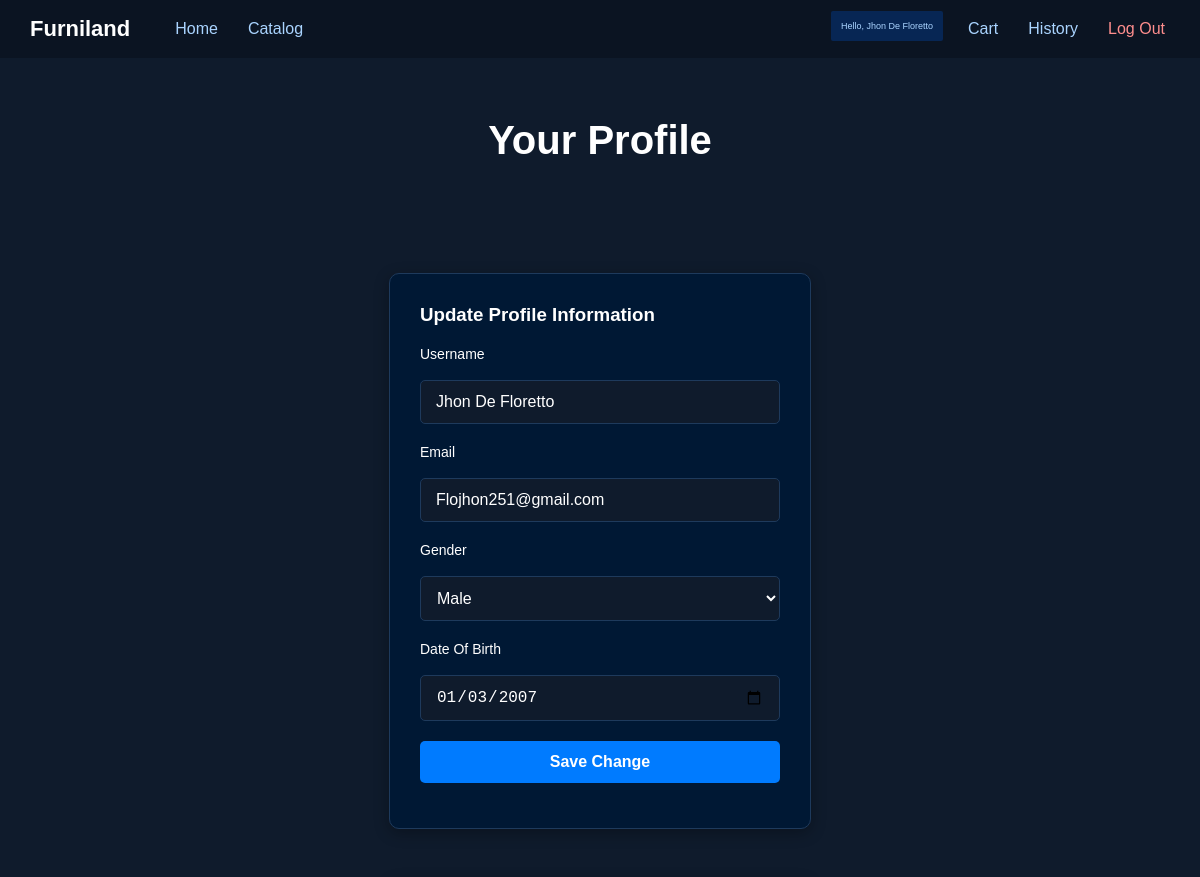
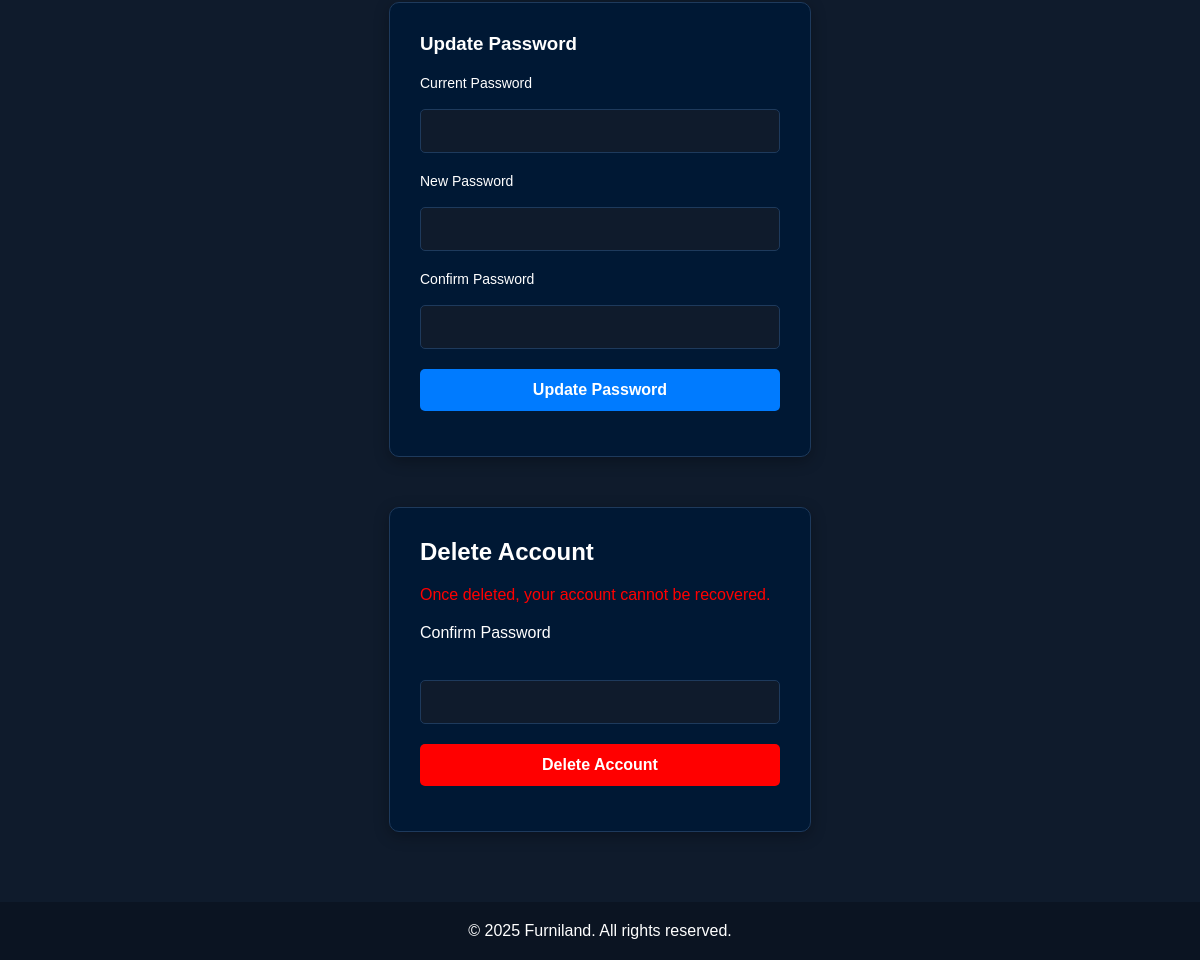
The app's page /Profile.php (signed in) with its own data (2 pictures, top to bottom).
### tables this page shows
CREATE TABLE `users` (
  `userID` int(10) NOT NULL,
  `username` varchar(20) NOT NULL,
  `email` varchar(20) NOT NULL,
  `password` varchar(255) NOT NULL,
  `gender` varchar(6) DEFAULT NULL,
  `dob` date DEFAULT NULL,
  `role` varchar(6) DEFAULT NULL
);

### Profile.php (the view, shortened to what this page needs)
<?php
include("connect.php");
$username = $_SESSION['username'];
$role = $_SESSION['role'];
$sql = "SELECT * FROM users WHERE username = '$username'";
$userResult = mysqli_query($conn, $sql);
$data = mysqli_fetch_assoc($userResult);
?>
<!DOCTYPE html>
<html lang="en">
  <head>
    <link rel="stylesheet" href="style.css" />
  </head>
  <body>
    <nav class="navbar">
      <div class="nav-kolom-left">
        <div class="nav-left">Furniland</div>
        <ul class="nav-menu">
          <?php if($role == "admin"): ?>
          <li><a href="Home.php" class="biru">Dashboard</a></li>
          <?php else: ?>
          <li><a href="Home.php" class="biru">Home</a></li>
          <li><a href="ProductCatalog.php" class="biru">Catalog</a></li>
          <?php endif; ?>
        </ul>
      </div>
      <div class="nav-right">
        <p>
          <a href="Profile.php" class="Hello-User">
            Hello, <?php echo htmlspecialchars($username); ?>
          </a>
        </p>
        <?php if($role == "member"): ?>
        <a href="Cart.php" class="biru">Cart</a>
        <a href="History.php" class="biru">History</a>
        <?php endif; ?>
        <a href="logout.php" class="merah">Log Out</a>
      </div>
    </nav>
    <header class="header">
      <h1>Your Profile</h1>
    </header>
    <main class="Update">
      <section class="Update-Profile-Information">
        <form class="Form" id="Form-Update-Profile" action="Profile.php" method="post">
          <div class="isi">
            <h3>Update Profile Information</h3>
          </div>
          <div class="isi">
            <div class="form-section">
              <p>Username</p>
              <input type="text" name="Username" id="IdUsername" value="<?php echo htmlspecialchars($data['username']); ?>" />
            </div>
            <div class="form-section">
              <p>Email</p>
               <input type="email" name="Email" id="IdEmail" value="<?php echo htmlspecialchars($data['email']); ?>"  />
            </div>
            <div class="form-section">
              <p>Gender</p>
               <select name="gender" id="idgender">
                <option value="Male" <?php if($data['gender'] == 'Male') echo 'selected'; ?>>Male</option>
              </select>
            </div>
            <div class="form-section">
              <p>Date Of Birth</p>
               <input type="date" name="DOB" id="IdDOB" value="<?php echo $data['dob']; ?>" required />
            </div>
            <div class="form-section">
              <button type="submit" name="btnUpdateProfile">Save Change</button>
            </div>
          </div>
        </form>
      </section>
      <section class="Update-Password">
         <form class="Form" id="Form-Update-Password" action="Profile.php" method="post">
          <div class="isi">
            <h3>Update Password</h3>
          </div>
          <div class="isi">
            <div class="form-section">
              <p>Current Password</p>
              <input type="password" name="Cpassword" id="IdCpassword" />
            </div>
            <div class="form-section">
              <p>New Password</p>
              <input type="password" name="Npassoword" id="IdNpassoword" />
            </div>
            <div class="form-section">
              <p>Confirm Password</p>
              <input type="password" name="Conpassword" id="IdConpassword" />
            </div>
            <div class="form-section">
              <button type="submit">Update Password</button>
            </div>
          </div>
        </form>
      </section>
      <section class="delete-account">
        <form class="Form" method="post" action="Profile.php">
          <h2>Delete Account</h2>
          <p class="warning-text">Once deleted, your account cannot be recovered.</p>
          <div class="form-section">
            <label for="confirm-password">Confirm Password</label><br />
            <input type="password" id="confirm-password" name="password" required />
          </div>
          <div class="form-section">
            <button type="submit" name="btnDelete" class="delete-btn-merah">Delete Account</button>
          </div>
        </form>
      </section>
    </main>
    <footer class="footer">
      <p>© 2025 Furniland. All rights reserved.</p>
    </footer>
  </body>
</html>

### Style.css (style rules this page uses)
* { padding: 0px; margin: 0px; }
body { margin: 0; background-color: #0f1b2c; font-family: Arial, sans-serif; color: #fff; padding: 0; min-height: 100vh; display: flex; flex-direction: column; gap: 20px; }
main { flex: 1; }
.navbar { display: flex; justify-content: space-between; align-items: center; background-color: #0b1422; padding: 15px 30px; }
.nav-left { font-size: 22px; font-weight: bold; color: white; }
.nav-right { display: flex; flex-direction: row; gap: 20px; }
.nav-kolom-left { display: flex; flex-direction: row; gap: 10px; justify-content: space-between; align-items: center; gap: 40px; }
.nav-menu { list-style: none; display: flex; gap: 20px; }
.nav-menu a { color: #aad4ff; text-decoration: none; }
.biru { color: #aad4ff; text-decoration: none; padding: 5px; }
.merah { color: #ff8e8e; text-decoration: none; padding: 5px; }
.Hello-User { background: #072654; color: #aad4ff; padding: 10px; border-radius: 2px; font-size: 9px; text-decoration: none; align-items: center; justify-content: center; }
.header { text-align: center; padding: 40px; display: flex; flex-direction: column; gap: 50px; }
.header h1 { font-size: 40px; }
.Form { border: 1px solid #1e3a5c; background: rgb(0, 24, 52); width: 30%; margin: 50px auto; padding: 30px; display: flex; flex-direction: column; gap: 20px; border-radius: 10px; box-shadow: 0 4px 15px rgba(0, 0, 0, 0.3); }
.isi { display: flex; flex-direction: column; gap: 20px; }
.form-section { display: flex; flex-direction: column; gap: 10px; }
.form-section p { color: #ffffff; margin-bottom: 8px; font-size: 14px; }
.form-section input { width: auto; padding: 12px 15px; border: 1px solid #1e3a5c; border-radius: 5px; background-color: #0f1b2c; color: white; font-size: 16px; }
.form-section select { width: auto; padding: 12px; border: 1px solid #1e3a5c; border-radius: 5px; background-color: #0f1b2c; color: white; font-size: 16px; }
.form-section button { background-color: #007bff; padding: 12px 15px; border: none; color: white; width: auto; border-radius: 5px; cursor: pointer; font-size: 16px; font-weight: bold; margin-bottom: 15px; }
.form-section .delete-btn-merah { background-color: red; padding: 12px 15px; border: none; color: white; width: auto; border-radius: 5px; cursor: pointer; font-size: 16px; font-weight: bold; margin-bottom: 15px; }
.warning-text { color: red; }
footer { background-color: #0b1422; color: white; text-align: center; padding: 20px; margin-top: auto; }

### records on screen
users: Username "Jhon De Floretto", Email "Flojhon251@gmail.com", gender "Male", DOB "01/03/2007"

### other values on screen
$username "Jhon De Floretto"
